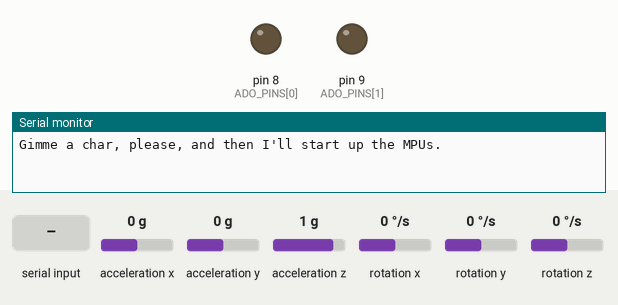
This program was run on a simulated Arduino Uno, built with avr-gcc and run on an emulated ATmega328P. Shown: output pins drawn as LEDs (lit = HIGH), the last lines printed to the serial monitor. Inputs (shaded band) come from the test bench; at power-on: acceleration x 0 g, acceleration y 0 g, rotation z 0 °/s, acceleration z 1 g, rotation x 0 °/s, rotation y 0 °/s.

Above: at 0.9 s.
1.0 s: "1" received over Serial
At 2.97 s:
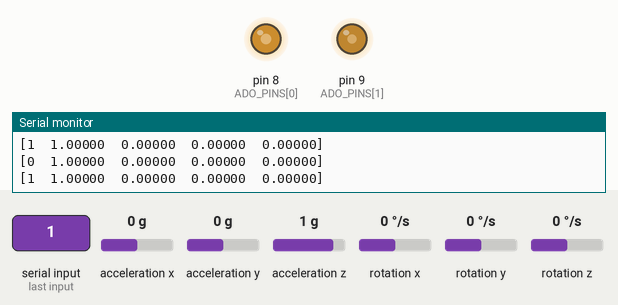
4.0 s: acceleration x set to -1.4 g
7.0 s: acceleration y set to -1.4 g
10.0 s: rotation z set to -192 °/s
13.0 s: acceleration z set to -1.4 g
16.0 s: rotation z set to 0 °/s
Timing chart, 0 to 20.0 s (numbered marks = the images above; inputs shaded):
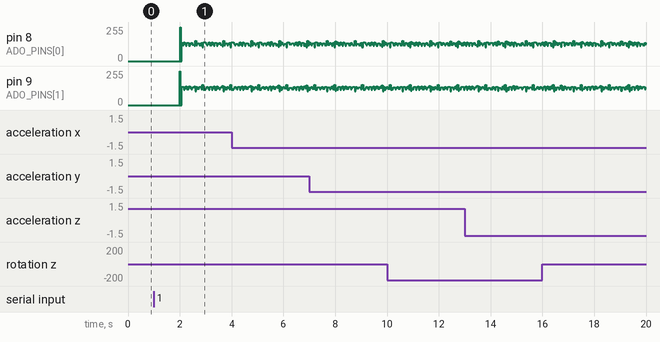

The program:

main.cpp
```cpp
#include "I2Cdev.h"

#include "MPU6050_6Axis_MotionApps20.h"
#include "Wire.h"

// CONSTANTS ------------------------------------------------------------------

#define MPU_COUNT 2
const int ADO_PINS[MPU_COUNT] = {8, 9};

#define READ_ADDRESS 0x68 // could have been 0x69
#define MILLIS_TILL_RESET 1000
#define MILLIS_TILL_SHIP 100

// TYPES ----------------------------------------------------------------------

class MultiMPU : public MPU6050 {
  public:
    MultiMPU(int id) :
      MPU6050(READ_ADDRESS),
      id(id) {
    }

    bool initialize() {
      MPU6050::initialize();
      pinMode(ADO_PINS[id], OUTPUT);
      last_serial_at = millis();

      dev_status = dmpInitialize();

      if (dev_status == 0) {
        Serial.println(F("Enabling DMP..."));
        setXAccelOffset(-1093);
        setYAccelOffset(1662);
        setZAccelOffset(1526);
        setXGyroOffset(37);
        setYGyroOffset(-40);
        setZGyroOffset(57);
        setDMPEnabled(true);
        packet_size = dmpGetFIFOPacketSize();
      } else {
        Serial.print(F("DMP Initialization failed (code "));
        Serial.print(dev_status);
        Serial.println(F(")"));
      }

      return dev_status == 0;
    }

    void deactivate() {
      int drop_state = READ_ADDRESS == 0x68 ? HIGH : LOW;
      digitalWrite(ADO_PINS[id], drop_state);
    }

    void activate() {
      int read_state = READ_ADDRESS == 0x68 ? LOW : HIGH;
      digitalWrite(ADO_PINS[id], read_state);
    }

    void read() {
      if (dev_status != 0) {
        Serial.print("reinitializing ");
        Serial.println(id);
        initialize();
      }

      if (dev_status != 0) {
        return;
      }

      // Wait until we have enough data. Once we do, let's push out a
      // quarternion onto the serial port! After abandoning interrupts,
      // which didn't make sense with multiple MPU6050s issuing them,
      // this code would occasionally hang. The workaround for the time
      // being is to reset the MPU if it takes to long to acquire a
      // full packet.
      fifo_size = getFIFOCount();
      if (fifo_size == 1024) {
        resetFIFO();
        Serial.println(F("FIFO overflow!"));
      } else {
        bool is_reset = false;
        unsigned long polling_started_at = millis();
        while (!is_reset && fifo_size < packet_size) {
          fifo_size = getFIFOCount();
          if (millis() - polling_started_at > MILLIS_TILL_RESET) {
            Serial.print("resetting ");
            Serial.println(id);
            is_reset = true;
          }
        }

        if (is_reset) {
          initialize();
          resetFIFO();
        } else {
          getFIFOBytes(fifo_buffer, packet_size);
          fifo_size -= packet_size;
          emit_quaternion();
        }
      }
    }

    void emit_quaternion() {
      // The serial reading in Unity seems to get bogged down if the data
      // comes in too quickly. We issue a serial write only once every
      // MILLIS_TILL_SHIP milliseconds.
      unsigned long presentTime = millis();
      unsigned long elapsedTime = presentTime - last_serial_at;
      if (elapsedTime > MILLIS_TILL_SHIP) {
        dmpGetQuaternion(&q, fifo_buffer);
        Serial.print("[");
        Serial.print(id);
        Serial.print("\t");
        Serial.print(q.w, 5);
        Serial.print("\t");
        Serial.print(q.x, 5);
        Serial.print("\t");
        Serial.print(q.y, 5);
        Serial.print("\t");
        Serial.print(q.z, 5);
        Serial.println("]");
        last_serial_at = presentTime;
      }
    }

  private:
    int id;
    uint16_t fifo_size;
    uint8_t fifo_buffer[64];
    uint8_t dev_status;
    uint16_t packet_size;
    unsigned long last_serial_at;
    Quaternion q;
};

// GLOBALS --------------------------------------------------------------------

bool is_dmp_ready = false;

MultiMPU mpus[] = {
  MultiMPU(0),
  MultiMPU(1)
};

// ----------------------------------------------------------------------------

void setup() {
  Wire.begin();
  Wire.setClock(400000);
  Serial.begin(115200);

  Serial.println("Gimme a char, please, and then I'll start up the MPUs.");
  while (Serial.available() && Serial.read());
  while (!Serial.available());
  while (Serial.available() && Serial.read());

  Serial.println("Initializing DMP...");

  is_dmp_ready = true;
  for (int i = 0; i < MPU_COUNT; ++i) {
    is_dmp_ready = is_dmp_ready && mpus[i].initialize();
  }
}

// ----------------------------------------------------------------------------

void loop() {
  if (!is_dmp_ready) return;

  for (int i = 0; i < MPU_COUNT; ++i) {
    // Associate this MPU with the read address.
    mpus[i].activate();

    // Divert all other MPUs to the ignored address.
    for (int oi = 0; oi < MPU_COUNT; ++oi) {
      if (i != oi) {
        mpus[oi].deactivate();
      }
    }

    mpus[i].read();
  }
}
```
